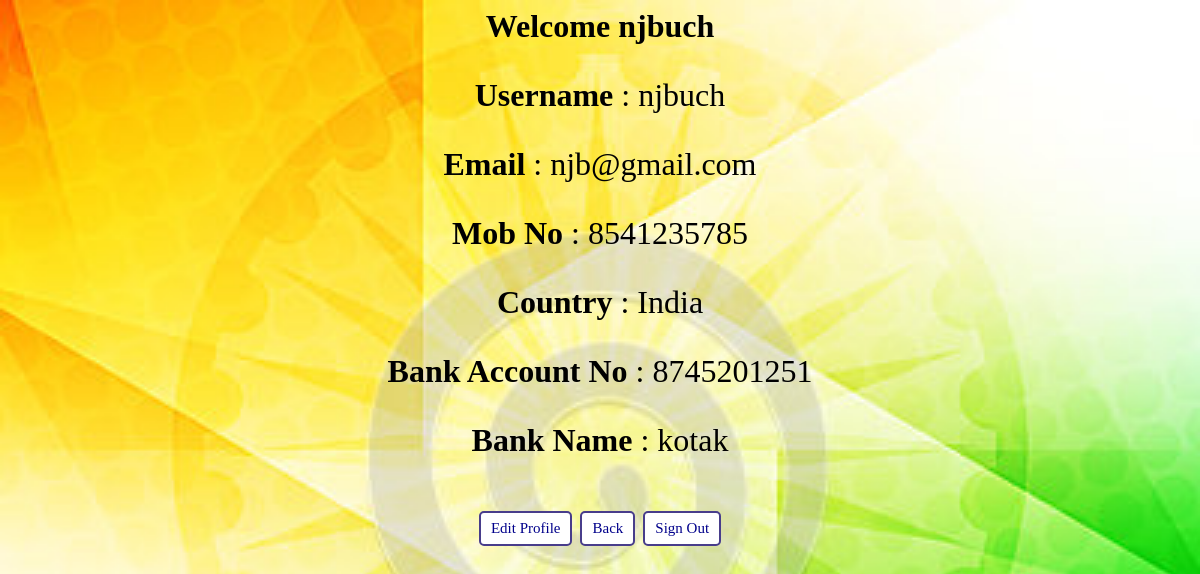
Page /profileciv.php (signed in) on the committed database.
### tables this page shows
CREATE TABLE `civilian` (
  `uname` varchar(15) NOT NULL,
  `pass` varchar(15) NOT NULL,
  `email` varchar(50) NOT NULL,
  `mob` bigint(10) NOT NULL,
  `country` varchar(15) NOT NULL,
  `adhaar` bigint(20) DEFAULT NULL,
  `bname` varchar(20) NOT NULL,
  `acc` bigint(20) NOT NULL,
  `bank` varchar(50) NOT NULL,
  `ifsc` varchar(15) NOT NULL
);

### profileciv.php (the view, shortened to what this page needs)
<html>
<body style="background-color:lightblue">
<center>
<?php
$unm=$_SESSION['uname'];
echo "<h1><center>Welcome ".$unm."</center></h1>" ;
 try{
		$dbhandler = new PDO('mysql:host=127.0.0.1;dbname=project','root','root');
		$dbhandler->setAttribute(PDO::ATTR_ERRMODE,PDO::ERRMODE_EXCEPTION);
		$sql="select * from civilian where uname='$unm'";
		$query=$dbhandler->query($sql);
		while($r=$query->fetch()){
			echo "<p style='font-size:200%;'><b>Username</b>  :  ".$r['uname']."</p>";
			echo "<p style='font-size:200%;'><b>Email</b>  :  ".$r['email']."</p>";
			echo "<p style='font-size:200%;'><b>Mob No</b>  :  ".$r['mob']."</p>";
			echo "<p style='font-size:200%;'><b>Country</b>  :  ".$r['country']."</p>";
			echo "<p style='font-size:200%;'><b>Bank Account No</b>  :  ".$r['acc']."</p>";
			echo "<p style='font-size:200%;'><b>Bank Name</b>  :  ".$r['bank']."</p>";
			}
	}
	catch(PDOException $e){
		echo $e->getMessage();
		die();
	}
?>
<br>
<a class="button" href="editciv.php">Edit Profile</a>
<a class="button" href="home.php">Back</a>
<a class="button" href="signout.php?msg1=Logged Out">Sign Out</a>
</center>
</body>
</html>

### profileciv.php (style rules this page uses)
.button { background-color:white; border: none; border: 2px solid darkslateblue; color: darkblue; border-radius: 5px; padding: 7px 10px; text-align: center; text-decoration: none; display: inline-block; font-size: 15px; -webkit-transition-duration: 0.4s; transition-duration: 0.4s; margin: 2px; }
body { background-image:url(flag2.jpg); background-size: cover; }

### rows in the picture
civilian: uname "njbuch", email "njb@gmail.com", mob "8541235785", country "India", acc "8745201251", bank "kotak"

### other values in the picture
$unm "njbuch"
